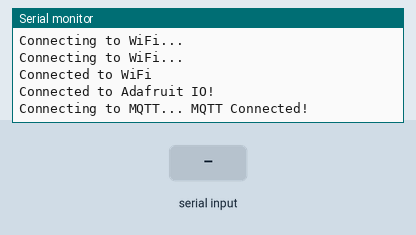
Recording of a sketch running on a simulated ESP8266 (NodeMCU). On the bench: the last lines printed to the serial monitor. The test bench sets the inputs (shaded band). WiFi joins after 1.5 s; servers stay silent unless stated; no MQTT or app messages arrive unless stated.

Above: at 3.2 s.
3.3 s: "ON\n" received over Serial
At 5.0 s:
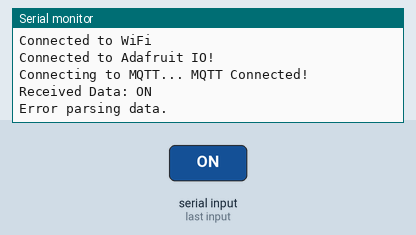
6.4 s: "OFF\n" received over Serial
At 9.4 s:
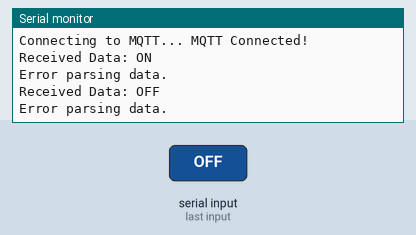
9.8 s: "90,45\n" received over Serial
At 11.0 s:
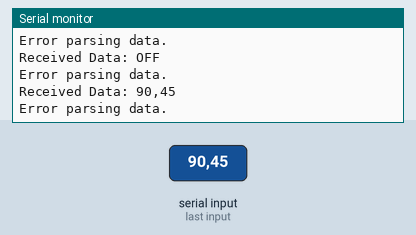
12.9 s: "4\n" received over Serial
At 15.5 s:
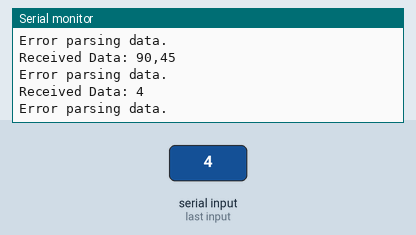
16.1 s: "90,45,200,10\n" received over Serial
At 17.3 s:
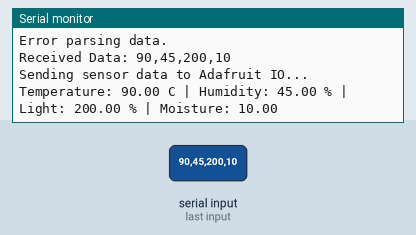

The sketch:

FInal_ESP.ino
```cpp
#include <ESP8266WiFi.h>
#include <AdafruitIO_WiFi.h>  // Adafruit IO Wi-Fi library
#include <Adafruit_MQTT.h>
#include <Adafruit_MQTT_Client.h>

#define IO_USERNAME    "Florafusion" // Use Your own username
#define IO_KEY         "aio_fNgV40OkZv0tv7JQl1eNJmShHSC3"      // use your api key
#define WIFI_SSID      "The Rat Network"          // enter your wifi
#define WIFI_PASSWORD  "AR2001arr"               // enter your wifi password


// Adafruit IO client
AdafruitIO_WiFi io(IO_USERNAME, IO_KEY, WIFI_SSID, WIFI_PASSWORD);

// Create Adafruit IO feeds for each sensor
AdafruitIO_Feed *temperatureFeed;
AdafruitIO_Feed *humidityFeed;
AdafruitIO_Feed *lightFeed;
AdafruitIO_Feed *moistureFeed;

// Wi-Fi credentials for MQTT connection
#define AIO_SERVER      "io.adafruit.com"
#define AIO_SERVERPORT  1883  // Use 8883 for SSL
#define AIO_USERNAME    "Florafusion"  // Replace with your Adafruit IO Username
#define AIO_KEY         "aio_fNgV40OkZv0tv7JQl1eNJmShHSC3"  // Replace with your Adafruit IO Key

// Create an ESP8266 WiFiClient class to connect to the MQTT server.
WiFiClient client;

// Setup the MQTT client class by passing in the WiFi client and MQTT server and login details.
Adafruit_MQTT_Client mqtt(&client, AIO_SERVER, AIO_SERVERPORT, AIO_USERNAME, AIO_KEY);

// Setup feeds for controlling LED and relays (used for testing purposes, no pin control here)
Adafruit_MQTT_Subscribe fanFeed = Adafruit_MQTT_Subscribe(&mqtt, AIO_USERNAME "/feeds/Relay Fan");
Adafruit_MQTT_Subscribe lightFeedRelay = Adafruit_MQTT_Subscribe(&mqtt, AIO_USERNAME "/feeds/Relay Light");
Adafruit_MQTT_Subscribe pumpFeed = Adafruit_MQTT_Subscribe(&mqtt, AIO_USERNAME "/feeds/Relay Pump");

void setup() {
  Serial.begin(9600);  // Start serial communication with the Arduino Uno
  Serial.println("ESP8266 Ready to Receive Data");

  // Connect to Wi-Fi
  WiFi.begin(WIFI_SSID, WIFI_PASSWORD);
  while (WiFi.status() != WL_CONNECTED) {
    delay(1000);
    Serial.println("Connecting to WiFi...");
  }
  Serial.println("Connected to WiFi");

  // Connect to Adafruit IO
  io.connect();

  // Debugging: print Adafruit IO connection status
  while (io.status() != AIO_CONNECTED) {
    Serial.print(".");
    delay(500);
  }
  Serial.println("Connected to Adafruit IO!");

  // Initialize the feeds for each sensor
  temperatureFeed = io.feed("temperature");  // Ensure the feed names match your Adafruit IO setup
  humidityFeed = io.feed("humidity");
  lightFeed = io.feed("Light Intensity");  // Corrected feed name
  moistureFeed = io.feed("Soil moisture"); // Corrected feed name

  // Setup MQTT subscriptions for Relay Fan, Relay Light, and Relay Pump feeds
  mqtt.subscribe(&fanFeed);
  mqtt.subscribe(&lightFeedRelay);
  mqtt.subscribe(&pumpFeed);
}

void loop() {
  io.run();  // Run the Adafruit IO loop

  // Ensure the connection to the MQTT server is alive
  MQTT_connect();

  // This is the 'wait for incoming subscription packets' busy subloop
  // Wait 2000 milliseconds while we wait for data from the subscription feed.
  Adafruit_MQTT_Subscribe *subscription;
  while ((subscription = mqtt.readSubscription(2000))) {
    if (subscription == &fanFeed) {
      char *value = (char *)fanFeed.lastread;
      if (String(value) == "ON") {
        Serial.println("Relay Fan: ON");
      }
      if (String(value) == "OFF") {
        Serial.println("Relay Fan: OFF");
      }
    }

    if (subscription == &lightFeedRelay) {
      char *value = (char *)lightFeedRelay.lastread;
      if (String(value) == "ON") {
        Serial.println("Relay Light: ON");
      }
      if (String(value) == "OFF") {
        Serial.println("Relay Light: OFF");
      }
    }

    if (subscription == &pumpFeed) {
      char *value = (char *)pumpFeed.lastread;
      if (String(value) == "ON") {
        Serial.println("Relay Pump: ON");
      }
      if (String(value) == "OFF") {
        Serial.println("Relay Pump: OFF");
      }
    }
  }

  // Read data from the Arduino Uno
  if (Serial.available()) {
    String dataPacket = Serial.readStringUntil('\n');  // Read the incoming data from the Uno
    Serial.print("Received Data: ");
    Serial.println(dataPacket);  // Print the received data to the Serial Monitor

    // Parse the data as floats
    float temperature, humidity, light, moisture;

    // Attempt to parse the incoming comma-separated data into floats
    int valuesRead = sscanf(dataPacket.c_str(), "%f,%f,%f,%f", &temperature, &humidity, &light, &moisture);

    if (valuesRead == 4) {
      unsigned long currentMillis = millis();

      // Send data every 10 seconds (7 times per minute)
      static unsigned long lastSendTime = 0;
      if (currentMillis - lastSendTime >= 10000) {  // 10-second interval
        // Send sensor data to Adafruit IO
        Serial.println("Sending sensor data to Adafruit IO...");

        // Upload the parsed data to Adafruit IO feeds
        temperatureFeed->save(temperature);
        humidityFeed->save(humidity);
        lightFeed->save(light);
        moistureFeed->save(moisture);

        // Print to serial for debugging
        Serial.print("Temperature: ");
        Serial.print(temperature);
        Serial.print(" C | Humidity: ");
        Serial.print(humidity);
        Serial.print(" % | Light: ");
        Serial.print(light);
        Serial.print(" % | Moisture: ");
        Serial.println(moisture);

        // Update the last send time
        lastSendTime = currentMillis;
      }
    } else {
      Serial.println("Error parsing data.");
    }
  }
}

// Function to connect and reconnect as necessary to the MQTT server.
// Should be called in the loop function and it will take care if connecting.
void MQTT_connect() {
  int8_t ret;

  // Stop if already connected.
  if (mqtt.connected()) {
    return;
  }

  Serial.print("Connecting to MQTT... ");

  uint8_t retries = 3;
  while ((ret = mqtt.connect()) != 0) { // connect will return 0 for connected
    Serial.println(mqtt.connectErrorString(ret));
    Serial.println("Retrying MQTT connection in 5 seconds...");
    mqtt.disconnect();
    delay(5000);  // wait 5 seconds
    retries--;
    if (retries == 0) {
      // basically die and wait for WDT to reset me
      while (1);
    }
  }
  Serial.println("MQTT Connected!");
}
```

Measured:
- after the input at 3.3 s, the serial monitor: prints a new line after 0.86 s (image 1)
- after the input at 6.4 s, the serial monitor: prints a new line after 2.0 s (image 2)
- after the input at 9.8 s, the serial monitor: prints a new line after 0.66 s (image 3)
- after the input at 12.9 s, the serial monitor: prints a new line after 1.8 s (image 4)
- after the input at 16.1 s, the serial monitor: prints a new line after 0.66 s (image 5)
